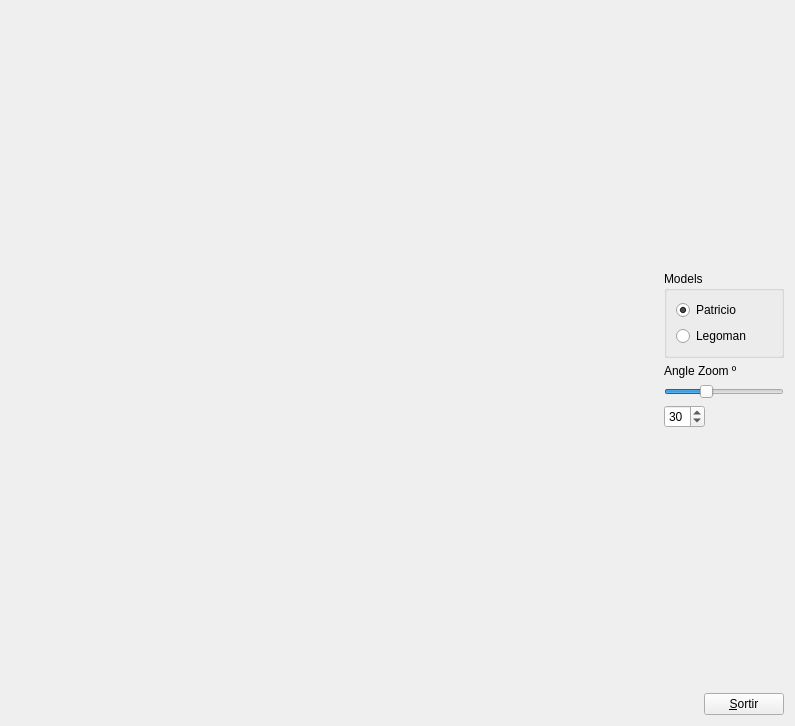
<?xml version="1.0" encoding="UTF-8"?>
<ui version="4.0">
 <class>MyForm</class>
 <widget class="QWidget" name="MyForm">
  <property name="geometry">
   <rect>
    <x>0</x>
    <y>0</y>
    <width>795</width>
    <height>726</height>
   </rect>
  </property>
  <property name="windowTitle">
   <string>Form</string>
  </property>
  <layout class="QHBoxLayout" name="horizontalLayout_2">
   <item>
    <widget class="MyGLWidget" name="widget" native="true">
     <property name="sizePolicy">
      <sizepolicy hsizetype="Expanding" vsizetype="Expanding">
       <horstretch>0</horstretch>
       <verstretch>0</verstretch>
      </sizepolicy>
     </property>
    </widget>
   </item>
   <item>
    <layout class="QVBoxLayout" name="verticalLayout_3">
     <item>
      <spacer name="verticalSpacer_2">
       <property name="orientation">
        <enum>Qt::Vertical</enum>
       </property>
       <property name="sizeHint" stdset="0">
        <size>
         <width>20</width>
         <height>40</height>
        </size>
       </property>
      </spacer>
     </item>
     <item>
      <widget class="QGroupBox" name="groupBox">
       <property name="title">
        <string>Models</string>
       </property>
       <layout class="QVBoxLayout" name="verticalLayout">
        <item>
         <widget class="QRadioButton" name="radioButton">
          <property name="text">
           <string>Patricio</string>
          </property>
          <property name="checked">
           <bool>true</bool>
          </property>
         </widget>
        </item>
        <item>
         <widget class="QRadioButton" name="radioButton_2">
          <property name="text">
           <string>Legoman</string>
          </property>
         </widget>
        </item>
       </layout>
      </widget>
     </item>
     <item>
      <layout class="QVBoxLayout" name="verticalLayout_2">
       <item>
        <widget class="QLabel" name="label">
         <property name="text">
          <string>Angle Zoom º</string>
         </property>
        </widget>
       </item>
       <item>
        <widget class="QSlider" name="horizontalSlider">
         <property name="sizePolicy">
          <sizepolicy hsizetype="Preferred" vsizetype="Fixed">
           <horstretch>0</horstretch>
           <verstretch>0</verstretch>
          </sizepolicy>
         </property>
         <property name="minimum">
          <number>15</number>
         </property>
         <property name="maximum">
          <number>60</number>
         </property>
         <property name="sliderPosition">
          <number>30</number>
         </property>
         <property name="orientation">
          <enum>Qt::Horizontal</enum>
         </property>
        </widget>
       </item>
       <item>
        <widget class="QSpinBox" name="spinBox">
         <property name="sizePolicy">
          <sizepolicy hsizetype="Fixed" vsizetype="Fixed">
           <horstretch>0</horstretch>
           <verstretch>0</verstretch>
          </sizepolicy>
         </property>
         <property name="minimum">
          <number>15</number>
         </property>
         <property name="maximum">
          <number>90</number>
         </property>
         <property name="value">
          <number>30</number>
         </property>
        </widget>
       </item>
      </layout>
     </item>
     <item>
      <spacer name="verticalSpacer">
       <property name="orientation">
        <enum>Qt::Vertical</enum>
       </property>
       <property name="sizeHint" stdset="0">
        <size>
         <width>20</width>
         <height>40</height>
        </size>
       </property>
      </spacer>
     </item>
     <item>
      <layout class="QHBoxLayout" name="horizontalLayout">
       <item>
        <spacer name="horizontalSpacer">
         <property name="orientation">
          <enum>Qt::Horizontal</enum>
         </property>
         <property name="sizeType">
          <enum>QSizePolicy::Preferred</enum>
         </property>
         <property name="sizeHint" stdset="0">
          <size>
           <width>40</width>
           <height>20</height>
          </size>
         </property>
        </spacer>
       </item>
       <item>
        <widget class="QPushButton" name="pushButton">
         <property name="sizePolicy">
          <sizepolicy hsizetype="Fixed" vsizetype="Fixed">
           <horstretch>0</horstretch>
           <verstretch>0</verstretch>
          </sizepolicy>
         </property>
         <property name="text">
          <string>&amp;Sortir</string>
         </property>
        </widget>
       </item>
      </layout>
     </item>
    </layout>
   </item>
  </layout>
 </widget>
 <customwidgets>
  <customwidget>
   <class>MyGLWidget</class>
   <extends>QWidget</extends>
   <header location="global">MyGLWidget.h</header>
   <container>1</container>
   <slots>
    <slot>repValor(int)</slot>
    <slot>carregaModelPatricio(bool)</slot>
    <slot>carregaModelLegoman(bool)</slot>
    <slot>cameraPerspect(bool)</slot>
    <slot>cameraOrtog(bool)</slot>
    <slot>canviaAnglePhi(int)</slot>
    <slot>canviaAngleTheta(int)</slot>
    <slot>repAngleZoom(int)</slot>
    <slot>repModelPatr(bool)</slot>
    <slot>repModelLego(bool)</slot>
   </slots>
  </customwidget>
 </customwidgets>
 <resources/>
 <connections>
  <connection>
   <sender>pushButton</sender>
   <signal>clicked()</signal>
   <receiver>MyForm</receiver>
   <slot>close()</slot>
   <hints>
    <hint type="sourcelabel">
     <x>796</x>
     <y>365</y>
    </hint>
    <hint type="destinationlabel">
     <x>839</x>
     <y>529</y>
    </hint>
   </hints>
  </connection>
  <connection>
   <sender>horizontalSlider</sender>
   <signal>sliderMoved(int)</signal>
   <receiver>spinBox</receiver>
   <slot>setValue(int)</slot>
   <hints>
    <hint type="sourcelabel">
     <x>763</x>
     <y>208</y>
    </hint>
    <hint type="destinationlabel">
     <x>718</x>
     <y>240</y>
    </hint>
   </hints>
  </connection>
  <connection>
   <sender>spinBox</sender>
   <signal>valueChanged(int)</signal>
   <receiver>horizontalSlider</receiver>
   <slot>setValue(int)</slot>
   <hints>
    <hint type="sourcelabel">
     <x>718</x>
     <y>240</y>
    </hint>
    <hint type="destinationlabel">
     <x>763</x>
     <y>208</y>
    </hint>
   </hints>
  </connection>
  <connection>
   <sender>horizontalSlider</sender>
   <signal>sliderMoved(int)</signal>
   <receiver>widget</receiver>
   <slot>repAngleZoom(int)</slot>
   <hints>
    <hint type="sourcelabel">
     <x>763</x>
     <y>208</y>
    </hint>
    <hint type="destinationlabel">
     <x>625</x>
     <y>233</y>
    </hint>
   </hints>
  </connection>
  <connection>
   <sender>spinBox</sender>
   <signal>valueChanged(int)</signal>
   <receiver>widget</receiver>
   <slot>repAngleZoom(int)</slot>
   <hints>
    <hint type="sourcelabel">
     <x>718</x>
     <y>240</y>
    </hint>
    <hint type="destinationlabel">
     <x>634</x>
     <y>358</y>
    </hint>
   </hints>
  </connection>
  <connection>
   <sender>radioButton</sender>
   <signal>clicked(bool)</signal>
   <receiver>widget</receiver>
   <slot>repModelPatr(bool)</slot>
   <hints>
    <hint type="sourcelabel">
     <x>720</x>
     <y>95</y>
    </hint>
    <hint type="destinationlabel">
     <x>540</x>
     <y>102</y>
    </hint>
   </hints>
  </connection>
  <connection>
   <sender>radioButton_2</sender>
   <signal>clicked(bool)</signal>
   <receiver>widget</receiver>
   <slot>repModelLego(bool)</slot>
   <hints>
    <hint type="sourcelabel">
     <x>682</x>
     <y>137</y>
    </hint>
    <hint type="destinationlabel">
     <x>617</x>
     <y>140</y>
    </hint>
   </hints>
  </connection>
 </connections>
</ui>
